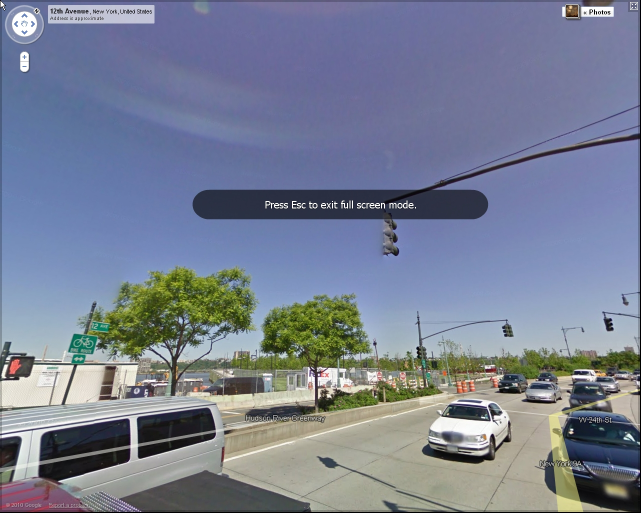
#> input picture university_data/part10/009962_0.jpg, 1281 x 1025 px, found by its file name (shown at 1/2 size); its folder holds 4 pictures in this run
$ jupyter execute --allow-errors university_data_processing.ipynb
#> lines starting #> are read from the running program, lines starting #| are printed output that depends on the picture
[cell 1]
import os
import re
import numpy as np
import pandas as pd
from PIL import Image
from tqdm import tqdm
from ast import literal_eval
import h5py

[cell 2]
# Define the directory containing the image files
images_directory = 'data/part10'

# Define a list to hold the data for each image
data = []

# Loop over each file in the directory
for filename in tqdm(os.listdir(images_directory)):
    # Extract the placemark and view from the filename
    match = re.match(r'(\d{6})_(\d)\.jpg', filename)
    if match:
        placemark = match.group(1)
        view = int(match.group(2))

        # Load the image
        filepath = os.path.join(images_directory, filename)
        image = Image.open(filepath)
#> image is the input picture: PIL image 1281x1025 RGB; mean R, G, B 119.7, 127.5, 146.8

        # Convert the image to a numpy array
        image = np.array(image)

        # Append the data to the list
        data.append({'filename': filename, 'placemark': placemark, 'view': view, 'image': image})

# Create a dataframe from the data
df = pd.DataFrame(data)

[cell 3]
# Make a copy of the df dataframe
df_copy = df.copy()

[cell 4]
# Define the new size for the images
new_size = (200, 250)

# Loop over each row in the dataframe
for index, row in df_copy.iterrows():
    # Load the image as a PIL Image object
    image = Image.fromarray(row['image'])

    # Resize the image
    resized_image = image.resize(new_size)

    # Update the image data in the dataframe
    df_copy.at[index, 'image'] = np.array(resized_image)
#> this loop made 4 passes
#> pass 1, `resized_image = image.resize(new_size)`:
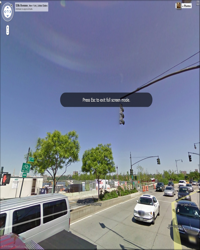
#> resized_image: PIL image 200x250 RGB; mean R, G, B 119.8, 127.5, 146.9
#> pass 2, `resized_image = image.resize(new_size)`:
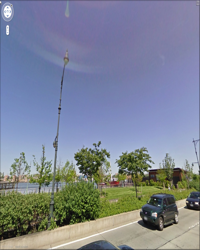
#> resized_image: PIL image 200x250 RGB; mean R, G, B 125.5, 132.3, 148.1
#> pass 3, `resized_image = image.resize(new_size)`:
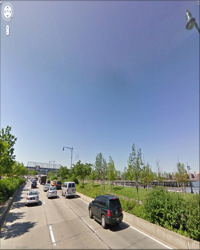
#> resized_image: PIL image 200x250 RGB; mean R, G, B 133.5, 145.4, 161.4

[cell 5]
# Save the dataframe to an HDF5 file
a = df_copy.iloc[0].image
a.shape
#> Out = (250, 200, 3)
